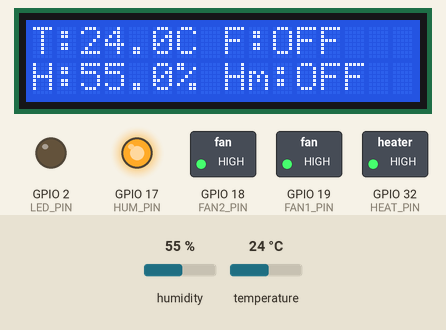
Simulated run of this sketch. Board: ESP32. Parts: 16×2 character LCD, switched loads named in the sketch (green lamp = pin HIGH), output pins drawn as LEDs (lit = HIGH). Inputs (shaded band) come from the test bench; at power-on: humidity 55 %, temperature 24 °C. WiFi joins after 1.5 s; servers stay silent unless stated; uploads are accepted with an empty reply; EEPROM starts erased; what the sketch prints to the serial monitor is not drawn.

Above: at 4.9 s.
5.0 s: humidity set to 53 %
At 12.5 s:
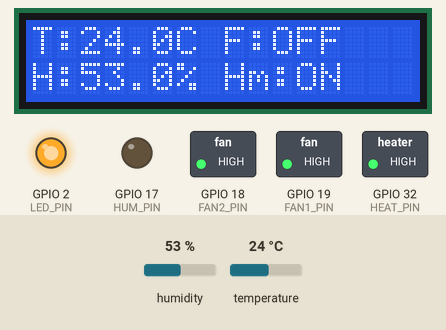
12.8 s: temperature set to 27.2 °C
At 17.8 s:
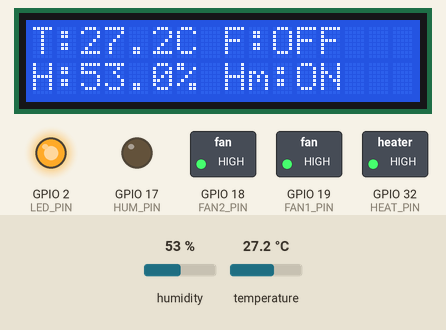
18.2 s: temperature set to 28.5 °C
At 24.0 s:
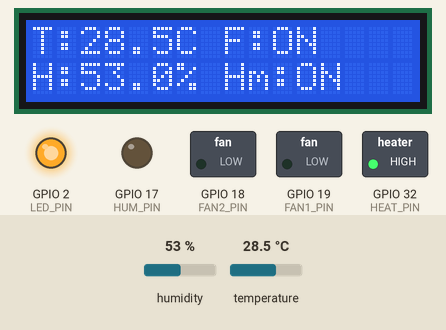
24.8 s: humidity set to 69 %
At 29.6 s:
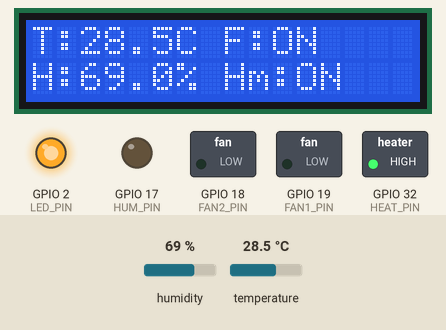
30.2 s: humidity set to 72 %
At 36.7 s:
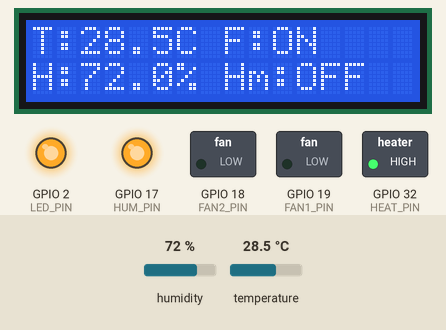
37.0 s: temperature set to 12 °C
At 42.1 s:
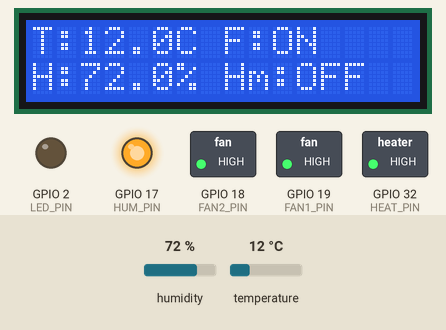
Timing chart, 0 to 43.6 s (numbered marks = the images above; inputs shaded):
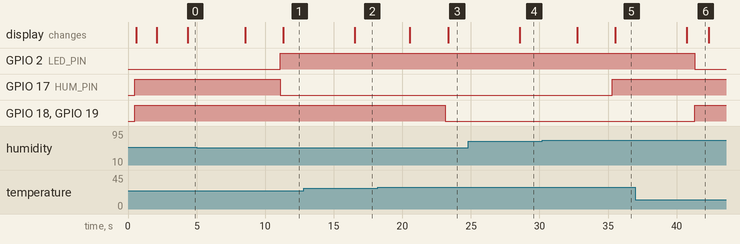

Measured:
- the behaviour switches between 55 and 54 % on humidity (found by bisection; images 0 and 1)
- the behaviour switches between 27.9 and 28 °C on temperature (found by bisection; images 2 and 3)
- the behaviour switches between 70 and 71 % on humidity (found by bisection; images 4 and 5)
- after the input at 5.0 s, GPIO 2 (LED_PIN): LOW → HIGH after 6.1 s; GPIO 17 (HUM_PIN): HIGH → LOW after 6.1 s; the display: first changes after 3.5 s (image 1 shows a later state)
- after the input at 12.8 s, the display: changes after 3.7 s (image 2)
- after the input at 18.2 s, GPIO 18 (FAN2_PIN), GPIO 19 (FAN1_PIN): HIGH → LOW after 4.9 s; the display: first changes after 2.3 s (image 3 shows a later state)
- after the input at 24.8 s, the display: changes after 3.7 s (image 4)
- after the input at 30.2 s, GPIO 17 (HUM_PIN): LOW → HIGH after 5.1 s; the display: first changes after 2.6 s (image 5 shows a later state)
- after the input at 37.0 s, GPIO 2 (LED_PIN): HIGH → LOW after 4.3 s; GPIO 18 (FAN2_PIN), GPIO 19 (FAN1_PIN): LOW → HIGH after 4.3 s; the display: changes after 3.8 s (image 6)

The sketch:

esp32-firmware.ino
```cpp
/*
 * MYKOSPHARE — ESP32 Production Firmware v5 (Demo-Stable)
 *
 * STABILITY > EFFECTS > ANIMATIONS
 * TELEMETRY FIRST — everything else is secondary.
 *
 * GPIO MAP:  Fan1=19, Fan2=18, Humidifier=17, Heater=32, LED=2, DHT=4
 * LCD: I2C 0x27 16x2
 *
 * TIMERS (independent, non-blocking, priority-ordered in loop):
 *   Telemetry:     3000ms  (PRIORITY — never skip)
 *   Sensor read:   2000ms
 *   LCD refresh:   1500ms
 *   Command poll:  2000ms
 *   Config poll:   10000ms (reduced from 5s to avoid blocking telemetry)
 *   Watchdog:      5000ms
 *   Heartbeat:     >10s no telemetry → reconnect WiFi
 *   HTTP WDT:      3 consecutive telemetry failures → restart HTTP client
 *
 * SAFETY:
 *   - No lcd.clear() ever (padding with spaces + setCursor)
 *   - LCD render cache (only update on value change)
 *   - Brownout protection (stagger relay/LCD ops)
 *   - Non-blocking HTTP with timeout
 *   - No String concat in hot paths
 *   - WiFi reconnect does NOT block loop
 *   - Telemetry always runs even if config/commands fail
 */

#include <WiFi.h>
#include <HTTPClient.h>
#include <DHT.h>
#include <LiquidCrystal_I2C.h>
#include <Preferences.h>

// ── WIFI ────────────────────────────────────────
const char* WIFI_SSID  = "YOUR_SSID";
const char* WIFI_PASS  = "YOUR_PASSWORD";
const char* SERVER_URL = "http://10.115.93.36:3000";  // ← Update from /debug-network PRIMARY LAN

// ── PINS ────────────────────────────────────────
const int FAN1_PIN = 19;
const int FAN2_PIN = 18;
const int HUM_PIN  = 17;
const int HEAT_PIN = 32;
const int LED_PIN  = 2;
const int DHT_PIN  = 4;

const bool RELAY_ACTIVE_LOW = true;

// ── TIMING CONSTANTS ────────────────────────────
const unsigned long HTTP_TIMEOUT_MS         = 5000;
const unsigned long WIFI_RECONNECT_COOLDOWN = 30000;
const unsigned long HEARTBEAT_TIMEOUT       = 10000;
const unsigned long LCD_MIN_INTERVAL        = 1500;
const unsigned long RELAY_LCD_COOLDOWN      = 200;
const unsigned long WATCHDOG_INTERVAL       = 5000;
const int  TELEMETRY_FAIL_MAX               = 3;      // consecutive failures before HTTP restart
const int  HTTP_RESTART_COOLDOWN            = 10000;  // ms between HTTP restarts

DHT dht(DHT_PIN, DHT22);
LiquidCrystal_I2C lcd(0x27, 16, 2);
Preferences prefs;

// ── CONFIG STRUCT ───────────────────────────────
struct SystemConfig {
  float targetTemp      = 24.0;
  float targetHumidity  = 65.0;
  float fanOnTemp       = 28.0;
  float fanOffTemp      = 26.0;
  float criticalTemp    = 32.0;
  float emergencyTemp   = 35.0;
  int   telemetryInterval = 3000;
  bool  autoFan         = true;
  bool  autoHumidifier  = true;
} config;

// ── TIMER STATE ─────────────────────────────────
unsigned long now = 0;

unsigned long lastSensorRead   = 0;
unsigned long lastTelemetry    = 0;
unsigned long lastCmdPoll      = 0;
unsigned long lastCfgPoll      = 0;
unsigned long lastLCDWrite     = 0;
unsigned long lastWatchdog     = 0;
unsigned long lastWiFiAttempt  = 0;

unsigned long lastTelemetrySuccess = 0;
unsigned long lastRelayToggle      = 0;

// ── TELEMETRY WATCHDOG ──────────────────────────
int  telemetryFailCount     = 0;
bool httpClientRestarting   = false;
unsigned long lastHttpRestart = 0;

// ── LOOP TIMING (watchdog) ──────────────────────
unsigned long loopMaxUs = 0;
unsigned long loopSumUs = 0;
unsigned long loopCount = 0;

// ── RELAY STATE ─────────────────────────────────
int fanState = 0;
int humState = 0;

// ── SENSOR CACHE ────────────────────────────────
float cachedTemp = NAN;
float cachedHum  = NAN;

// ── LCD RENDER CACHE ────────────────────────────
float lastLcdTemp  = -999.0;
float lastLcdHum   = -999.0;
int   lastLcdFan   = -1;
int   lastLcdHumS  = -1;

// ── WIFI STATE ──────────────────────────────────
bool wifiWasUp = false;

// ── HELPERS ─────────────────────────────────────
int rHigh() { return RELAY_ACTIVE_LOW ? LOW : HIGH; }
int rLow()  { return RELAY_ACTIVE_LOW ? HIGH : LOW; }
void setRelay(int pin, bool on) { digitalWrite(pin, on ? rHigh() : rLow()); }

// ── SAFE LCD WRITE (no clear, padded, cached) ──
void lcdLine(int row, const char* text) {
  lcd.setCursor(0, row);
  lcd.print(text);
}

void lcdRefresh() {
  if (millis() - lastLCDWrite < LCD_MIN_INTERVAL) return;
  if (millis() - lastRelayToggle < RELAY_LCD_COOLDOWN) return;
  if (isnan(cachedTemp) || isnan(cachedHum)) return;

  bool changed = false;

  if (fabs(cachedTemp - lastLcdTemp) >= 0.1 || fanState != lastLcdFan) {
    char buf[17];
    snprintf(buf, 17, "T:%.1fC F:%s    ",
             cachedTemp, fanState ? "ON " : "OFF");
    lcdLine(0, buf);
    lastLcdTemp = cachedTemp;
    lastLcdFan  = fanState;
    changed = true;
  }

  if (fabs(cachedHum - lastLcdHum) >= 0.1 || humState != lastLcdHumS) {
    char buf[17];
    snprintf(buf, 17, "H:%.1f%% Hm:%s  ",
             cachedHum, humState ? "ON " : "OFF");
    lcdLine(1, buf);
    lastLcdHum  = cachedHum;
    lastLcdHumS = humState;
    changed = true;
  }

  if (changed) {
    lastLCDWrite = millis();
  }
}

// ── GPIO EXECUTION ──────────────────────────────
void executeCommand(const char* cmd) {
  Serial.printf("[CMD] %s\n", cmd);

  if (strcmp(cmd, "fan_on") == 0) {
    setRelay(FAN1_PIN, true); setRelay(FAN2_PIN, true);
    fanState = 1; digitalWrite(LED_PIN, HIGH);
  }
  else if (strcmp(cmd, "fan_off") == 0) {
    setRelay(FAN1_PIN, false); setRelay(FAN2_PIN, false);
    fanState = 0; if (!humState) digitalWrite(LED_PIN, LOW);
  }
  else if (strcmp(cmd, "humidifier_on") == 0) {
    setRelay(HUM_PIN, true);
    humState = 1; digitalWrite(LED_PIN, HIGH);
  }
  else if (strcmp(cmd, "humidifier_off") == 0) {
    setRelay(HUM_PIN, false);
    humState = 0; if (!fanState) digitalWrite(LED_PIN, LOW);
  }
  else if (strcmp(cmd, "heater_on") == 0) {
    setRelay(HEAT_PIN, true);
  }
  else if (strcmp(cmd, "heater_off") == 0) {
    setRelay(HEAT_PIN, false);
  }
  else if (strcmp(cmd, "all_off") == 0) {
    setRelay(FAN1_PIN, false); setRelay(FAN2_PIN, false);
    setRelay(HUM_PIN, false);  setRelay(HEAT_PIN, false);
    fanState = humState = 0; digitalWrite(LED_PIN, LOW);
  }

  lastRelayToggle = millis();
}

// ── HTTP HELPERS ────────────────────────────────
bool httpGet(const char* endpoint, String& out) {
  if (WiFi.status() != WL_CONNECTED) {
    Serial.printf("[NET] GET %s SKIPPED (WiFi down)\n", endpoint);
    return false;
  }
  HTTPClient http;
  http.setTimeout(HTTP_TIMEOUT_MS);
  http.begin(String(SERVER_URL) + endpoint);
  int code = http.GET();
  bool ok = (code == 200);
  if (ok) {
    out = http.getString();
    Serial.printf("[NET] GET %s → 200 OK (%d bytes)\n", endpoint, out.length());
  } else {
    Serial.printf("[ERR] GET %s → HTTP %d\n", endpoint, code);
    if (code > 0) {
      String errBody = http.getString();
      if (errBody.length() > 0 && errBody.length() < 200) {
        Serial.printf("[ERR] Body: %s\n", errBody.c_str());
      }
    }
  }
  http.end();
  return ok;
}

// Returns HTTP status code (0 = WiFi down, -1 = timeout/error)
int httpPostVerbose(const char* endpoint, const char* body) {
  if (WiFi.status() != WL_CONNECTED) {
    Serial.printf("[NET] POST %s SKIPPED (WiFi down)\n", endpoint);
    return 0;
  }
  HTTPClient http;
  http.setTimeout(HTTP_TIMEOUT_MS);
  http.begin(String(SERVER_URL) + endpoint);
  http.addHeader("Content-Type", "application/json");
  int code = http.POST((uint8_t*)body, strlen(body));

  if (code == 200) {
    Serial.printf("[NET] POST %s → 200 OK\n", endpoint);
  } else if (code > 0) {
    Serial.printf("[ERR] POST %s → HTTP %d\n", endpoint, code);
    String errBody = http.getString();
    if (errBody.length() > 0 && errBody.length() < 200) {
      Serial.printf("[ERR] Body: %s\n", errBody.c_str());
    }
  } else {
    Serial.printf("[ERR] POST %s → FAILED (code=%d, timeout/error)\n", endpoint, code);
  }

  http.end();
  return code;
}

bool httpPost(const char* endpoint, const char* body) {
  return httpPostVerbose(endpoint, body) == 200;
}

// ── TELEMETRY HTTP RESTART ──────────────────────
void maybeRestartHttpClient() {
  if (telemetryFailCount < TELEMETRY_FAIL_MAX) return;
  if (httpClientRestarting) return;
  if (millis() - lastHttpRestart < HTTP_RESTART_COOLDOWN) return;

  Serial.printf("[WDT] Telemetry failed %d times consecutively — restarting HTTP\n",
                telemetryFailCount);
  httpClientRestarting = true;
  lastHttpRestart = millis();

  // Force WiFi reconnect to clear any stuck TCP state
  WiFi.disconnect(true);
  delay(500);
  WiFi.reconnect();

  telemetryFailCount = 0;
  httpClientRestarting = false;

  Serial.println("[WDT] HTTP client restart complete");
}

// ── CONFIG POLLING ──────────────────────────────
void pollConfig() {
  String payload;
  if (!httpGet("/api/config", payload)) return;

  auto extract = [&](const char* key, float def) -> float {
    int i = payload.indexOf(key);
    if (i < 0) return def;
    i += strlen(key) + 3;
    return payload.substring(i, payload.indexOf(",", i)).toFloat();
  };

  config.targetTemp     = extract("targetTemp", 24.0);
  config.targetHumidity = extract("targetHumidity", 65.0);
  config.fanOnTemp      = extract("fanOnTemp", 28.0);
  config.fanOffTemp     = extract("fanOffTemp", 26.0);
  config.criticalTemp   = extract("criticalTemp", 32.0);
  config.emergencyTemp  = extract("emergencyTemp", 35.0);
  config.telemetryInterval = (int)extract("telemetryInterval", 3000);
  config.autoFan        = (bool)extract("autoFan", 1);
  config.autoHumidifier = (bool)extract("autoHumidifier", 1);

  prefs.putFloat("targetTemp", config.targetTemp);
  prefs.putFloat("fanOnTemp", config.fanOnTemp);
  prefs.putFloat("fanOffTemp", config.fanOffTemp);

  Serial.println("[CONFIG] Updated");
}

// ── COMMAND POLLING ─────────────────────────────
void pollCommands() {
  String payload;
  if (!httpGet("/api/command", payload)) return;

  int idx = 0;
  while ((idx = payload.indexOf("\"command\":\"", idx)) > 0) {
    idx += 11;
    int end = payload.indexOf("\"", idx);
    executeCommand(payload.substring(idx, end).c_str());

    idx = payload.indexOf("\"id\":\"", end);
    if (idx < 0) break;
    idx += 6;
    end = payload.indexOf("\"", idx);
    char ack[128];
    snprintf(ack, sizeof(ack),
             "{\"id\":\"%s\",\"status\":\"executed\"}",
             payload.substring(idx, end).c_str());
    httpPost("/api/command/ack", ack);
  }
}

// ── AUTOMATION LOGIC ────────────────────────────
void runAutomation(float temp, float hum) {
  if (!config.autoFan && !config.autoHumidifier) return;

  if (config.autoFan) {
    if (temp >= config.emergencyTemp)           { executeCommand("fan_on");  Serial.println("[AUTO] EMERGENCY COOLING"); }
    else if (temp >= config.criticalTemp && !fanState) { executeCommand("fan_on");  Serial.println("[AUTO] CRITICAL FAN"); }
    else if (temp >= config.fanOnTemp && !fanState)    { executeCommand("fan_on");  Serial.println("[AUTO] FAN ON"); }
    else if (temp <= config.fanOffTemp && fanState)    { executeCommand("fan_off"); Serial.println("[AUTO] FAN OFF"); }
  }

  if (config.autoHumidifier) {
    if (hum < 55 && !humState)     { executeCommand("humidifier_on");  Serial.println("[AUTO] HUM ON"); }
    else if (hum > 70 && humState) { executeCommand("humidifier_off"); Serial.println("[AUTO] HUM OFF"); }
  }
}

// ── SENSOR READ ─────────────────────────────────
void readSensors() {
  float t = dht.readTemperature();
  float h = dht.readHumidity();
  if (!isnan(t) && !isnan(h)) {
    cachedTemp = t;
    cachedHum  = h;
    Serial.printf("[SNS] T=%.1f°C H=%.1f%%\n", t, h);
  } else {
    Serial.printf("[ERR] DHT22 read failed (T=%s H=%s)\n",
                  isnan(t) ? "NAN" : "OK",
                  isnan(h) ? "NAN" : "OK");
  }
}

// ── TELEMETRY ───────────────────────────────────
void sendTelemetry() {
  if (isnan(cachedTemp) || isnan(cachedHum)) {
    Serial.println("[ERR] telemetry skipped — sensor cache empty");
    return;
  }

  runAutomation(cachedTemp, cachedHum);

  char payload[128];
  snprintf(payload, sizeof(payload),
           "{\"temp\":%.1f,\"hum\":%.1f,\"fan\":%s,\"humidifier\":%s}",
           cachedTemp, cachedHum,
           fanState ? "true" : "false",
           humState ? "true" : "false");

  Serial.printf("[NET] telemetry send: %s\n", payload);

  int code = httpPostVerbose("/api/data", payload);

  if (code == 200) {
    lastTelemetrySuccess = millis();
    telemetryFailCount = 0;
    Serial.printf("[NET] telemetry OK — success streak restored\n");
  } else {
    telemetryFailCount++;
    Serial.printf("[WDT] telemetry FAIL #%d/%d (HTTP %d)\n",
                  telemetryFailCount, TELEMETRY_FAIL_MAX, code);

    if (telemetryFailCount >= TELEMETRY_FAIL_MAX) {
      Serial.printf("[WDT] TRIGGERED — will restart HTTP client\n");
    }
  }
}

// ── WIFI RECONNECT (non-blocking with delay cap) ─
void reconnectWiFi() {
  if (millis() - lastWiFiAttempt < WIFI_RECONNECT_COOLDOWN) return;
  lastWiFiAttempt = millis();

  Serial.printf("[WIFI] Reconnecting... RSSI before=%d\n", WiFi.RSSI());
  WiFi.reconnect();
  for (int i = 0; i < 15 && WiFi.status() != WL_CONNECTED; i++) {
    delay(200);
    Serial.print(".");
  }
  if (WiFi.status() == WL_CONNECTED) {
    Serial.printf("\n[WIFI] OK — RSSI=%d dBm IP=%s\n",
                  WiFi.RSSI(), WiFi.localIP().toString().c_str());
    wifiWasUp = true;
    lastTelemetrySuccess = millis();
    telemetryFailCount = 0;  // reset fail counter on reconnect
  } else {
    Serial.println("\n[WIFI] FAILED");
  }
}

// ── HEARTBEAT CHECK ─────────────────────────────
void checkHeartbeat() {
  if (wifiWasUp && millis() - lastTelemetrySuccess > HEARTBEAT_TIMEOUT) {
    Serial.printf("[HEARTBEAT] >10s no telemetry (%lums) — resetting WiFi\n",
                  millis() - lastTelemetrySuccess);
    reconnectWiFi();
    lastTelemetrySuccess = millis();
  }
}

// ── WATCHDOG SERIAL LOG ─────────────────────────
void printWatchdog() {
  if (millis() - lastWatchdog < WATCHDOG_INTERVAL) return;
  lastWatchdog = millis();

  unsigned long avgUs = (loopCount > 0) ? (loopSumUs / loopCount) : 0;
  unsigned long telAgo = (lastTelemetrySuccess > 0)
    ? millis() - lastTelemetrySuccess
    : millis();
  unsigned long uptime = millis() / 1000;

  Serial.printf(
    "[SYS] Heap:%u | RSSI:%d dBm | TelAgo:%lums | Uptime:%lus | LoopMax:%luus | LoopAvg:%luus | TelFails:%d\n",
    ESP.getFreeHeap(),
    WiFi.RSSI(),
    telAgo,
    uptime,
    loopMaxUs,
    avgUs,
    telemetryFailCount
  );
  loopMaxUs = 0;
}

// ── SETUP ───────────────────────────────────────
void setup() {
  Serial.begin(115200);
  delay(500);
  Serial.println("\n=== MYKOSPHARE v5 (Demo-Stable) ===");
  Serial.printf("[SYS] Heap init: %u bytes\n", ESP.getFreeHeap());

  // GPIO init — all relays OFF
  pinMode(FAN1_PIN, OUTPUT); pinMode(FAN2_PIN, OUTPUT);
  pinMode(HUM_PIN, OUTPUT);  pinMode(HEAT_PIN, OUTPUT);
  pinMode(LED_PIN, OUTPUT);
  setRelay(FAN1_PIN, false); setRelay(FAN2_PIN, false);
  setRelay(HUM_PIN, false);  setRelay(HEAT_PIN, false);

  dht.begin();

  lcd.init();
  lcd.backlight();
  lcdLine(0, "MYKOSPHARE v5   ");
  lcdLine(1, "Starting...     ");

  prefs.begin("mykosphare");
  config.targetTemp = prefs.getFloat("targetTemp", 24.0);
  config.fanOnTemp  = prefs.getFloat("fanOnTemp", 28.0);
  config.fanOffTemp = prefs.getFloat("fanOffTemp", 26.0);

  // WiFi connect (blocking here, only in setup)
  Serial.printf("[WIFI] Connecting to %s...\n", WIFI_SSID);
  WiFi.begin(WIFI_SSID, WIFI_PASS);
  for (int i = 0; i < 40 && WiFi.status() != WL_CONNECTED; i++) {
    delay(250);
    Serial.print(".");
  }
  if (WiFi.status() == WL_CONNECTED) {
    Serial.printf("\n[WIFI] ONLINE — RSSI=%d dBm IP=%s\n",
                  WiFi.RSSI(), WiFi.localIP().toString().c_str());
    wifiWasUp = true;
    lcdLine(1, "ONLINE          ");
  } else {
    Serial.println("\n[WIFI] OFFLINE — will retry in loop");
  }

  // Baseline all timers
  now = millis();
  lastSensorRead = now;
  lastTelemetry  = now;
  lastCmdPoll    = now;
  lastCfgPoll    = now;
  lastLCDWrite   = now;
  lastWatchdog   = now;
  lastTelemetrySuccess = now;
  lastRelayToggle = now;
  lastHttpRestart = now;
}

// ── LOOP ────────────────────────────────────────
void loop() {
  unsigned long loopStart = micros();
  now = millis();

  // ── PRIORITY 1: TELEMETRY (always runs, never skipped) ──
  if (now - lastTelemetry >= (unsigned long)config.telemetryInterval) {
    lastTelemetry = now;
    sendTelemetry();

    // ── Telemetry watchdog: restart HTTP if failed too many times ──
    maybeRestartHttpClient();
  }

  // ── PRIORITY 2: SENSOR READ ───────────────────
  if (now - lastSensorRead >= 2000) {
    lastSensorRead = now;
    readSensors();
  }

  // ── PRIORITY 3: HEARTBEAT + WIFI ──────────────
  checkHeartbeat();
  if (WiFi.status() != WL_CONNECTED) {
    reconnectWiFi();
  }

  // ── PRIORITY 4: COMMAND POLL ──────────────────
  if (now - lastCmdPoll >= 2000) {
    lastCmdPoll = now;
    pollCommands();
  }

  // ── PRIORITY 5: CONFIG POLL (reduced freq 10s) ─
  if (now - lastCfgPoll >= 10000) {
    lastCfgPoll = now;
    pollConfig();
  }

  // ── PRIORITY 6: LCD REFRESH ───────────────────
  lcdRefresh();

  // ── PRIORITY 7: WATCHDOG SERIAL ───────────────
  printWatchdog();

  // ── LOOP STATS ────────────────────────────────
  unsigned long loopUs = micros() - loopStart;
  if (loopUs > loopMaxUs) loopMaxUs = loopUs;
  loopSumUs += loopUs;
  loopCount++;

  yield();
  delay(1);
}
```
